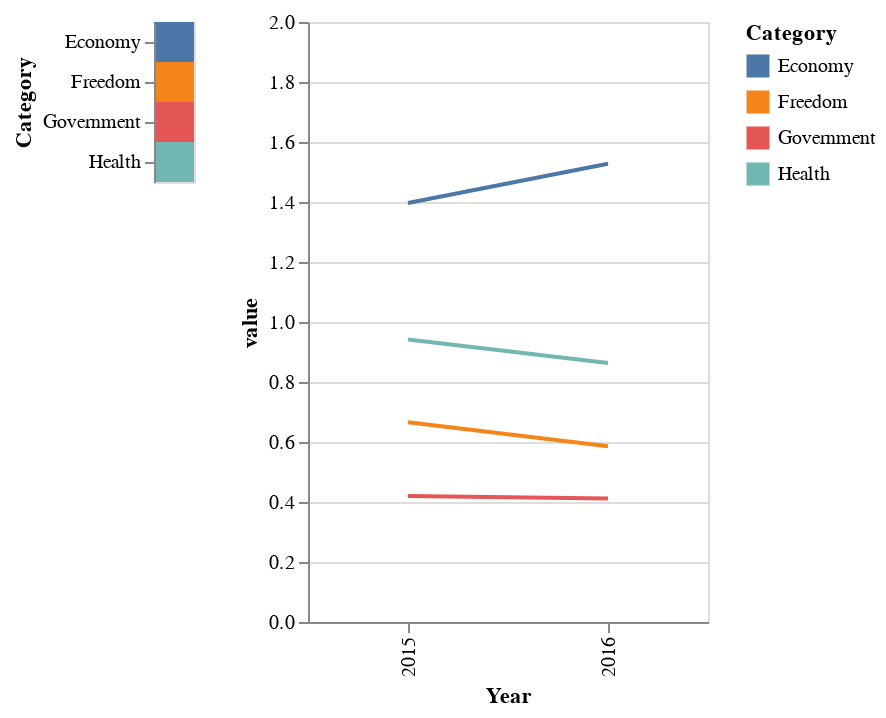

Source (notebook cell):
### Markdown cell above
### Interactive Plot: to visualize difference in economy, health, freedom, and government
#### - click left key for individual categories and hold shift for multiple -

### Code cell
country = 'Switzerland'
starting_year = "2015"
ending_year = "2016"
start = "SELECT `Country`, `Happiness Rank`, `Happiness Score`, `Economy`, `Health`, `Freedom`, `Government` FROM `Happiness`.`" + starting_year + "` WHERE `Country` = '" + country + "'"
end = "SELECT `Country`, `Happiness Rank`, `Happiness Score`, `Economy`, `Health`, `Freedom`, `Government` FROM `Happiness`.`" + ending_year + "` WHERE `Country` = '" + country + "'"

start_df = pd.read_sql_query(start, conn)
start_df['Year'] = start_df['Year'] = starting_year
end_df = pd.read_sql_query(end, conn)
end_df['Year'] = end_df['Year'] = ending_year

all_df = pd.concat([start_df, end_df])
new_df = pd.melt(all_df, id_vars=['Year'], value_vars=['Economy', 'Health', 'Freedom', 'Government'], var_name = "Category")

category = pd.DataFrame({'Category': ['Economy', 'Health', 'Freedom', 'Government']})
selection = alt.selection_multi(fields=['Category'])
color = alt.condition(selection, alt.Color('Category:N'), alt.value('lightgray'))
make_selector = alt.Chart(category).mark_rect().encode(y='Category', color=color).add_selection(selection)
fuel_chart = alt.Chart(new_df).mark_line().encode(x='Year:N', y=alt.Y('value:Q', scale=alt.Scale(domain=[0, 2])), color='Category').transform_filter(selection).properties(width = 200)

make_selector | fuel_chart

### Figure 1 — Vega-Lite specification as saved in the notebook (floating-point values rounded to 4 significant figures)
{"config": {"view": {"continuousWidth": 400, "continuousHeight": 300}}, "hconcat": [{"data": {"name": "data-c5cba7b0977e3917b40859c80914be5a"}, "mark": "rect", "encoding": {"color": {"condition": {"field": "Category", "type": "nominal", "selection": "selector042"}, "value": "lightgray"}, "y": {"field": "Category", "type": "nominal"}}, "selection": {"selector042": {"type": "multi", "fields": ["Category"]}}}, {"data": {"name": "data-66b83b94abe6648901c7cc8671f34066"}, "mark": "line", "encoding": {"color": {"field": "Category", "type": "nominal"}, "x": {"field": "Year", "type": "nominal"}, "y": {"field": "value", "scale": {"domain": [0, 2]}, "type": "quantitative"}}, "transform": [{"filter": {"selection": "selector042"}}], "width": 200}], "$schema": "https://vega.github.io/schema/vega-lite/v4.17.0.json", "datasets": {"data-c5cba7b0977e3917b40859c80914be5a": [{"Category": "Economy"}, {"Category": "Health"}, {"Category": "Freedom"}, {"Category": "Government"}], "data-66b83b94abe6648901c7cc8671f34066": [{"Year": "2015", "Category": "Economy", "value": 1.397}, {"Year": "2016", "Category": "Economy", "value": 1.527}, {"Year": "2015", "Category": "Health", "value": 0.9414}, {"Year": "2016", "Category": "Health", "value": 0.863}, {"Year": "2015", "Category": "Freedom", "value": 0.6656}, {"Year": "2016", "Category": "Freedom", "value": 0.5856}, {"Year": "2015", "Category": "Government", "value": 0.4198}, {"Year": "2016", "Category": "Government", "value": 0.412}]}}
